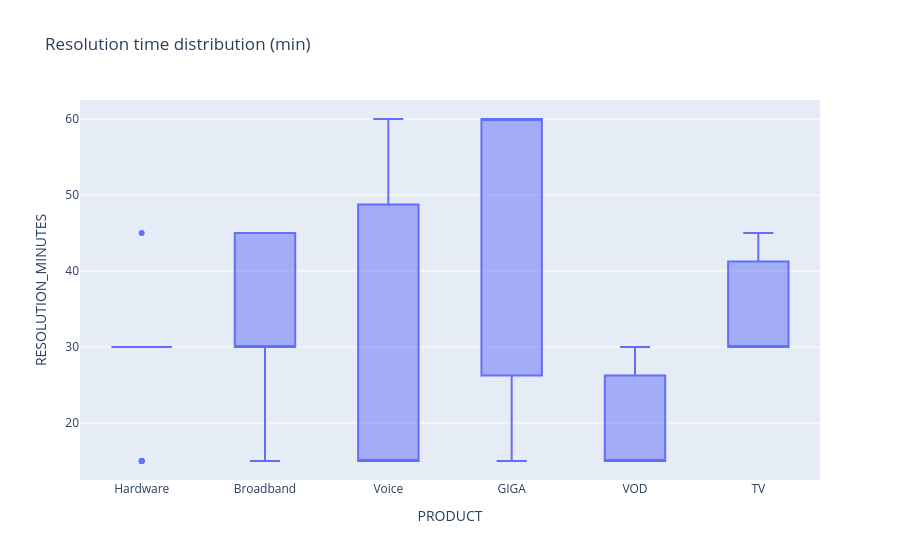
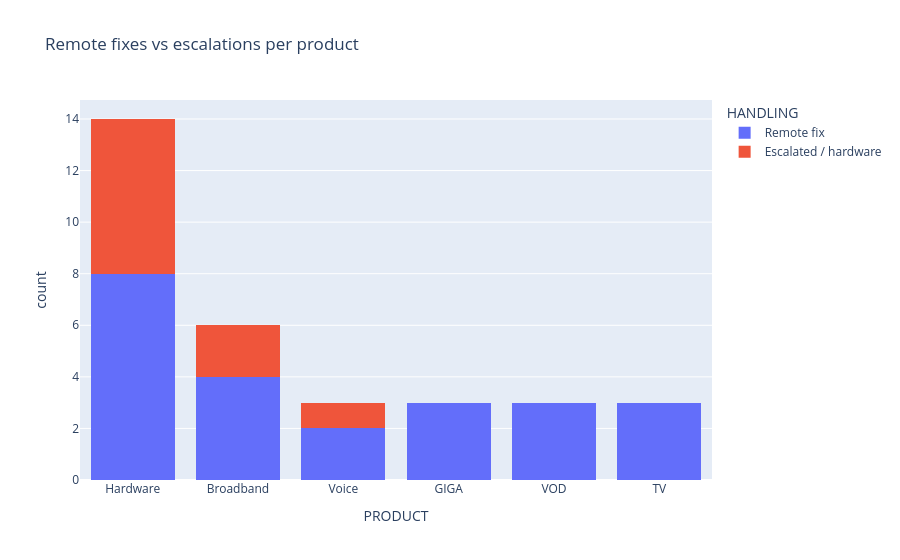

These figures' notebook cell, in order:
### Markdown cell above
### Q3. How fast and how costly is handling?

Left: the resolution-time distribution per product (box = middle 50%, line =
median). Right: how each product's tickets were closed - cheap remote fix vs the
expensive path (technician visit or hardware shipment), classified from keywords
in COMPLETION_RESULT_KB.

### Code cell
ESCALATION_WORDS = ("technician", "techniker", "replaced", "sent", "ordered",
                    "commissioned", "forwarded", "weitergeleitet", "versendet", "bestellt")
handled = d["COMPLETION_RESULT_KB"].fillna("").str.lower()
d["HANDLING"] = handled.apply(
    lambda t: "Escalated / hardware" if any(w in t for w in ESCALATION_WORDS) else "Remote fix")

px.box(d, x="PRODUCT", y="RESOLUTION_MINUTES",
       title="Resolution time distribution (min)").show()
px.histogram(d, x="PRODUCT", color="HANDLING", barmode="stack",
             title="Remote fixes vs escalations per product").show()

esc_share = (d["HANDLING"] != "Remote fix").mean()
print(f"Finding: resolution takes {d['RESOLUTION_MINUTES'].min():.0f}-"
      f"{d['RESOLUTION_MINUTES'].max():.0f} min (speed is fine); "
      f"{esc_share:.0%} of tickets take the expensive escalation path")

### Figure 1 — Plotly figure (JSON) as saved in the notebook; plotly's stock layout.template omitted (floating-point values rounded to 4 significant figures)
{"data": [{"alignmentgroup": "True", "hovertemplate": "PRODUCT=%{x}<br>RESOLUTION_MINUTES=%{y}<extra></extra>", "legendgroup": "", "marker": {"color": "#636efa"}, "name": "", "notched": false, "offsetgroup": "", "orientation": "v", "showlegend": false, "type": "box", "x": ["Hardware", "Hardware", "Hardware", "Hardware", "Hardware", "Hardware", "Hardware", "Hardware", "Hardware", "Hardware", "Hardware", "Broadband", "Hardware", "Hardware", "Broadband", "Broadband", "Voice", "Broadband", "GIGA", "Voice", "VOD", "TV", "VOD", "GIGA", "Hardware", "TV", "Broadband", "Broadband", "Voice", "VOD", "GIGA", "TV"], "x0": " ", "xaxis": "x", "y": [30.0, 30.0, 15.0, 30.0, 30.0, 15.0, 30.0, 30.0, 30.0, 15.0, 45.0, 30.0, 30.0, 30.0, 45.0, 15.0, 60.0, 30.0, 15.0, 15.0, 30.0, 45.0, 15.0, 60.0, 30.0, 30.0, 45.0, 30.0, 15.0, 15.0, 60.0, 30.0], "y0": " ", "yaxis": "y"}], "layout": {"boxmode": "group", "legend": {"tracegroupgap": 0}, "title": {"text": "Resolution time distribution (min)"}, "xaxis": {"anchor": "y", "domain": [0, 1], "title": {"text": "PRODUCT"}}, "yaxis": {"anchor": "x", "domain": [0, 1], "title": {"text": "RESOLUTION_MINUTES"}}}}

### Figure 2 — Plotly figure (JSON) as saved in the notebook; plotly's stock layout.template omitted (floating-point values rounded to 4 significant figures)
{"data": [{"bingroup": "x", "hovertemplate": "HANDLING=Remote fix<br>PRODUCT=%{x}<br>count=%{y}<extra></extra>", "legendgroup": "Remote fix", "marker": {"color": "#636efa", "pattern": {"shape": ""}}, "name": "Remote fix", "orientation": "v", "showlegend": true, "type": "histogram", "x": ["Hardware", "Hardware", "Hardware", "Hardware", "Hardware", "Hardware", "Hardware", "Hardware", "Broadband", "Broadband", "Voice", "GIGA", "Voice", "VOD", "TV", "VOD", "GIGA", "TV", "Broadband", "Broadband", "VOD", "GIGA", "TV"], "xaxis": "x", "yaxis": "y"}, {"bingroup": "x", "hovertemplate": "HANDLING=Escalated / hardware<br>PRODUCT=%{x}<br>count=%{y}<extra></extra>", "legendgroup": "Escalated / hardware", "marker": {"color": "#EF553B", "pattern": {"shape": ""}}, "name": "Escalated / hardware", "orientation": "v", "showlegend": true, "type": "histogram", "x": ["Hardware", "Hardware", "Hardware", "Hardware", "Hardware", "Broadband", "Broadband", "Hardware", "Voice"], "xaxis": "x", "yaxis": "y"}], "layout": {"barmode": "stack", "legend": {"title": {"text": "HANDLING"}, "tracegroupgap": 0}, "title": {"text": "Remote fixes vs escalations per product"}, "xaxis": {"anchor": "y", "domain": [0, 1], "title": {"text": "PRODUCT"}}, "yaxis": {"anchor": "x", "domain": [0, 1], "title": {"text": "count"}}}}
